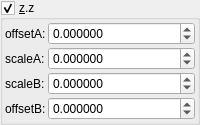
    <widget class="MyGroupBox" name="groupCheck_transf_function_enabledAz_false">
     <property name="title">
      <string>&amp;z.z</string>
     </property>
     <property name="checkable">
      <bool>true</bool>
     </property>
     <layout class="QVBoxLayout" name="verticalLayout_17" stretch="0">
      <property name="spacing">
       <number>2</number>
      </property>
      <property name="leftMargin">
       <number>2</number>
      </property>
      <property name="topMargin">
       <number>2</number>
      </property>
      <property name="rightMargin">
       <number>2</number>
      </property>
      <property name="bottomMargin">
       <number>2</number>
      </property>
      <item>
       <layout class="QGridLayout" name="gridLayout_30" columnstretch="0,1">
        <property name="spacing">
         <number>2</number>
        </property>
        <item row="1" column="0">
         <widget class="QLabel" name="label_263">
          <property name="text">
           <string>scaleA:</string>
          </property>
         </widget>
        </item>
        <item row="2" column="0">
         <widget class="QLabel" name="label_264">
          <property name="text">
           <string>scaleB:</string>
          </property>
         </widget>
        </item>
        <item row="0" column="0">
         <widget class="QLabel" name="label_265">
          <property name="text">
           <string>offsetA:</string>
          </property>
         </widget>
        </item>
        <item row="3" column="0">
         <widget class="QLabel" name="label_112">
          <property name="text">
           <string>offsetB:</string>
          </property>
         </widget>
        </item>
        <item row="0" column="1">
         <widget class="MyDoubleSpinBox" name="spinbox3_transf_offset_000_z">
          <property name="sizePolicy">
           <sizepolicy hsizetype="Minimum" vsizetype="Maximum">
            <horstretch>0</horstretch>
            <verstretch>0</verstretch>
           </sizepolicy>
          </property>
          <property name="prefix">
           <string/>
          </property>
          <property name="suffix">
           <string/>
          </property>
          <property name="decimals">
           <number>6</number>
          </property>
          <property name="minimum">
           <double>-99.989999999999995</double>
          </property>
          <property name="maximum">
           <double>99.989999999999995</double>
          </property>
          <property name="singleStep">
           <double>0.100000000000000</double>
          </property>
         </widget>
        </item>
        <item row="1" column="1">
         <widget class="MyDoubleSpinBox" name="spinbox3_transf_constant_multiplierA_111_z">
          <property name="sizePolicy">
           <sizepolicy hsizetype="Minimum" vsizetype="Maximum">
            <horstretch>0</horstretch>
            <verstretch>0</verstretch>
           </sizepolicy>
          </property>
          <property name="decimals">
           <number>6</number>
          </property>
          <property name="minimum">
           <double>-99.989999999999995</double>
          </property>
          <property name="maximum">
           <double>99.989999999999995</double>
          </property>
          <property name="singleStep">
           <double>0.100000000000000</double>
          </property>
         </widget>
        </item>
        <item row="2" column="1">
         <widget class="MyDoubleSpinBox" name="spinbox3_transf_constant_multiplierB_111_z">
          <property name="sizePolicy">
           <sizepolicy hsizetype="Minimum" vsizetype="Maximum">
            <horstretch>0</horstretch>
            <verstretch>0</verstretch>
           </sizepolicy>
          </property>
          <property name="decimals">
           <number>6</number>
          </property>
          <property name="minimum">
           <double>-99.989999999999995</double>
          </property>
          <property name="maximum">
           <double>99.989999999999995</double>
          </property>
          <property name="singleStep">
           <double>0.100000000000000</double>
          </property>
         </widget>
        </item>
        <item row="3" column="1">
         <widget class="MyDoubleSpinBox" name="spinbox3_transf_offsetA_000_z">
          <property name="sizePolicy">
           <sizepolicy hsizetype="Minimum" vsizetype="Maximum">
            <horstretch>0</horstretch>
            <verstretch>0</verstretch>
           </sizepolicy>
          </property>
          <property name="prefix">
           <string/>
          </property>
          <property name="suffix">
           <string/>
          </property>
          <property name="decimals">
           <number>6</number>
          </property>
          <property name="minimum">
           <double>-99.989999999999995</double>
          </property>
          <property name="maximum">
           <double>99.989999999999995</double>
          </property>
          <property name="singleStep">
           <double>0.100000000000000</double>
          </property>
         </widget>
        </item>
       </layout>
      </item>
     </layout>
    </widget>
